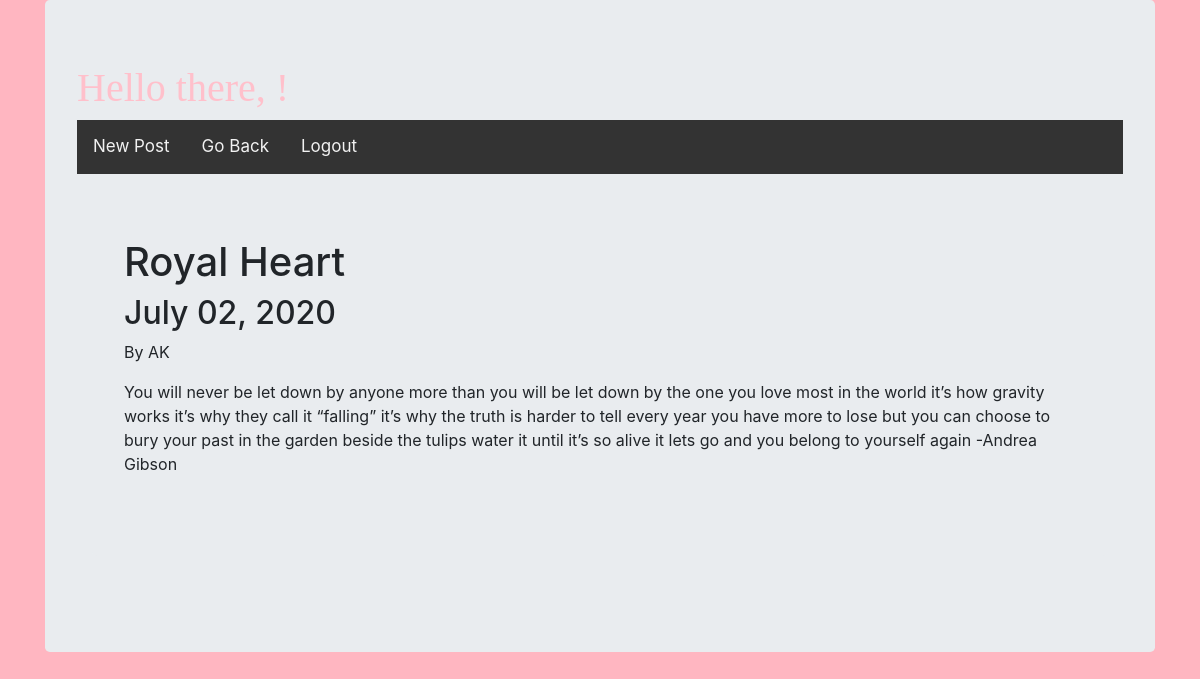
/blogpage/post/9/, run on the app's committed database.
### blogapp/models.py (models this page shows, shortened)
class Post(models.Model):
    title = models.CharField(max_length=200, unique=True)
    content = models.TextField()
    date_posted=models.DateTimeField(default=timezone.now)
    author = models.ForeignKey(User, on_delete= models.CASCADE,related_name='blog_posts')

### blogapp/views.py (the view)
# urls.py: path('blogpage/post/<int:pk>/', PostDetailView.as_view(),name="post-detail"),
class PostDetailView(DetailView):
    model=Post
    template_name='post_detail.html'

### templates/post_detail.html (shortened to what this page needs)
<!DOCTYPE html>
{% load staticfiles %}
<html lang="en" dir="ltr">
  <head>
    <link rel="stylesheet" href="https://stackpath.bootstrapcdn.com/bootstrap/4.4.1/css/bootstrap.min.css">
    <link rel="stylesheet" href="{% static 'css/app.css' %}">
  </head>
  <body>
    <div class="container">
      <div class="jumbotron">
        <h1 style="font-family: 'Caveat', cursive; color: pink;">Hello there, {{request.user.username}}!</h1>
        <div class="topnav">
          <a href={% url 'post-create' %}>New Post</a>
          <a href={% url 'blogpage' %}>Go Back</a>
          <a href={% url 'home' %}>Logout</a>
        </div>
        <div class="container">
          <div class="jumbotron">
                     <h1 class="article-title">{{object.title}}</h1>
                     <h2>{{object.date_posted|date:"F d, Y"}}</h2>
                     <p>By {{object.author}}</p>
                     <p class="article-content">{{object.content}}</p>
          </div>
        </div>
  </body>
</html>

### static/css/app.css (style rules this page uses)
body { background-color: #FFB6C1; }
.topnav { overflow: hidden; background-color: #333; }
.topnav a { float: left; color: #f2f2f2; text-align: center; padding: 14px 16px; text-decoration: none; font-size: 17px; }

### data on the page
Post: title "Royal Heart", date_posted "July 02, 2020", author "AK", content "You will never be let down by anyone more than you will be let down by the one you love most in the world it’s how gravity works it’s why they call it “falling” it’s why the truth is harder to tell every year you have more to lose but you can choose to bury your past in the garden beside the tulips water it until it’s so alive it lets go and you belong to yourself again -Andrea Gibson"
